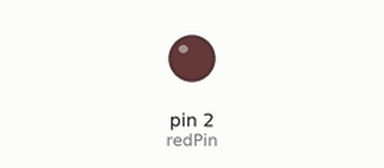
Simulated run of this sketch. Board: Arduino Uno, built with avr-gcc and run on an emulated ATmega328P. Shown: output pins drawn as LEDs (lit = HIGH).

Above: at 0.1 s.
At 7.6 s:
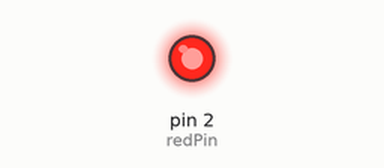
Timing chart, 0 to 9.1 s (numbered marks = the images above):
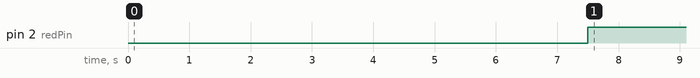

Measured:
- by itself, pin 2 (redPin): LOW → HIGH at 7.5 s

The sketch:

analog_ramp_led.ino
```cpp
int redPin= 2;
int bright= 0;
int endWait=1500;
void setup() {
  // put your setup code here, to run once:
  pinMode(redPin,OUTPUT);
}

void loop() {
  // put your main code here, to run repeatedly:
  bright=bright+25;
  analogWrite(redPin,bright);
  delay(endWait);
}
```
